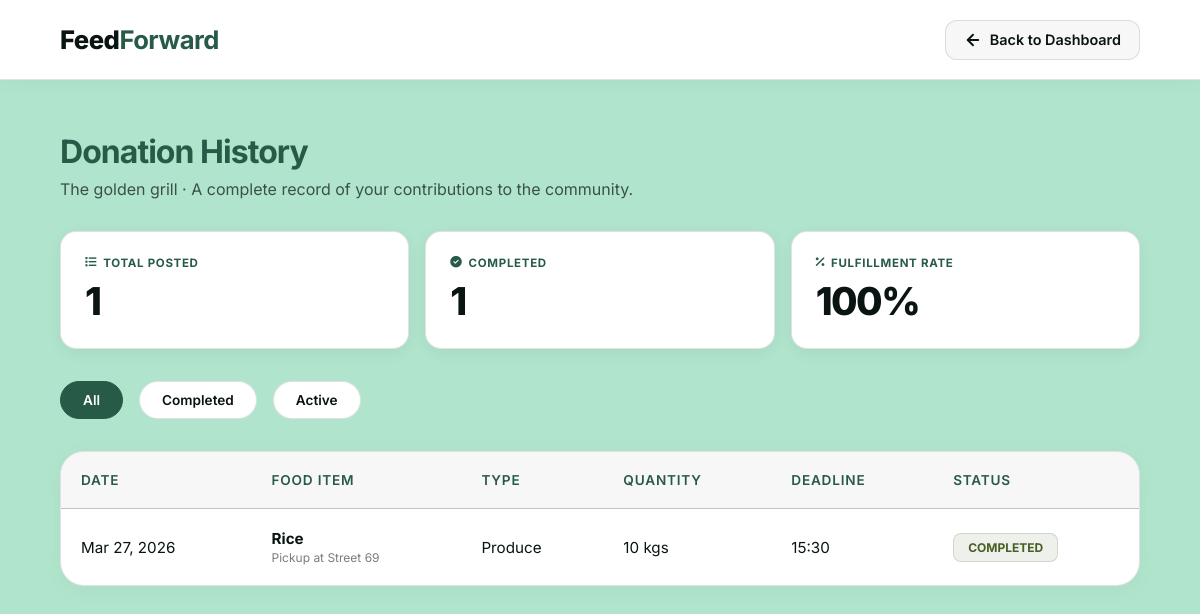
The page /restaurant/history (signed in) on the database its author committed.
### models.py (models this page shows, shortened)
class User(UserMixin, db.Model):
    __tablename__ = "users"
    id                = db.Column(db.Integer, primary_key=True)
    email             = db.Column(db.String(120), unique=True, nullable=False)
    password_hash     = db.Column(db.String(256), nullable=False)
    organization_name = db.Column(db.String(150), nullable=False)
    role              = db.Column(db.String(20),  nullable=False)  # 'donor' | 'charity'
    phone             = db.Column(db.String(30),  nullable=True)
    address           = db.Column(db.String(255), nullable=True)
    license_num       = db.Column(db.String(100), nullable=True)
    reg_num           = db.Column(db.String(100), nullable=True)
    created_at        = db.Column(db.DateTime, default=datetime.utcnow)
    donations        = db.relationship("Donation",        backref="donor",   lazy=True,
                                       foreign_keys="Donation.donor_id")
    charity_requests = db.relationship("DonationRequest", backref="charity", lazy=True,
                                       foreign_keys="DonationRequest.charity_id")

class Donation(db.Model):
    __tablename__ = "donations"
    id              = db.Column(db.Integer, primary_key=True)
    donor_id        = db.Column(db.Integer, db.ForeignKey("users.id"), nullable=False)
    food_name       = db.Column(db.String(150), nullable=False, default="Surplus Food")
    food_category   = db.Column(db.String(50),  nullable=False)   # perishable|produce|non-perishable
    quantity        = db.Column(db.Integer,      nullable=False)
    unit            = db.Column(db.String(20),   nullable=False, default="items")
    pickup_deadline = db.Column(db.String(20),   nullable=False)
    notes           = db.Column(db.Text,         nullable=True)
    status          = db.Column(db.String(20),   default="active")  # active|pending|confirmed|completed
    created_at      = db.Column(db.DateTime,     default=datetime.utcnow)
    requests = db.relationship("DonationRequest", backref="donation", lazy=True)
    @property
    def category_label(self):
        return {"perishable": "Perishable", "produce": "Produce",
                "non-perishable": "Non-Perishable"}.get(self.food_category, self.food_category.title())

### app.py (the view)
    @app.route("/restaurant/history")
    @login_required
    def restaurant_history():
        if current_user.role != "donor":
            return redirect(url_for("charity_browse"))
        f        = request.args.get("filter", "all")
        q        = Donation.query.filter_by(donor_id=current_user.id)
        if f == "completed":
            q = q.filter_by(status="completed")
        elif f == "active":
            q = q.filter(Donation.status.in_(["active", "pending", "confirmed"]))
        donations       = q.order_by(Donation.created_at.desc()).all()
        total           = Donation.query.filter_by(donor_id=current_user.id).count()
        completed_count = Donation.query.filter_by(donor_id=current_user.id, status="completed").count()
        return render_template("restaurant_history.html",
            donations=donations, filter_status=f,
            total=total, completed_count=completed_count)

### app.py (called while the page is built)
@login_manager.user_loader
def load_user(uid):
    return User.query.get(int(uid))

### templates/restaurant_history.html (shortened to what this page needs)
{% extends "base.html" %}
{% block extra_css %}
<link rel="stylesheet" href="{{ url_for('static', filename='style.css') }}" />
<link rel="stylesheet" href="{{ url_for('static', filename='dashboard.css') }}" />
<link rel="stylesheet" href="{{ url_for('static', filename='history.css') }}" />
{% endblock %}
{% block body %}
<nav class="top-nav">
  <a href="{{ url_for('index') }}" class="logo">Feed<b>Forward</b></a>
  <div class="nav-user">
    <a href="{{ url_for('restaurant_dashboard') }}" class="back-btn">
      <svg width="18" height="18" viewBox="0 0 24 24" fill="none" stroke="currentColor"
           stroke-width="2.5" stroke-linecap="round" stroke-linejoin="round">
        <line x1="19" y1="12" x2="5" y2="12"></line>
        <polyline points="12 19 5 12 12 5"></polyline>
      </svg>
      Back to Dashboard
    </a>
  </div>
</nav>
<div class="history-page-container">
  <header class="history-page-header">
    <h1>Donation History</h1>
    <p>{{ current_user.organization_name }} · A complete record of your contributions to the community.</p>
  </header>
  <div class="stats-row">
    <div class="stat-tile">
      <div class="label"><i class="fa-solid fa-list"></i> Total Posted</div>
      <div class="value">{{ total }}</div>
    </div>
    <div class="stat-tile">
      <div class="label"><i class="fa-solid fa-circle-check"></i> Completed</div>
      <div class="value">{{ completed_count }}</div>
    </div>
    <div class="stat-tile">
      <div class="label"><i class="fa-solid fa-percent"></i> Fulfillment Rate</div>
      <div class="value">{% if total > 0 %}{{ ((completed_count / total) * 100) | int }}%{% else %}—{% endif %}</div>
    </div>
  </div>
  <div class="filter-bar">
    <a href="{{ url_for('restaurant_history') }}"
       class="filter-btn {% if filter_status=='all' %}active{% endif %}"
       style="text-decoration:none;" id="filter-all">All</a>
    <a href="{{ url_for('restaurant_history', filter='completed') }}"
       class="filter-btn {% if filter_status=='completed' %}active{% endif %}"
       style="text-decoration:none;" id="filter-completed">Completed</a>
    <a href="{{ url_for('restaurant_history', filter='active') }}"
       class="filter-btn {% if filter_status=='active' %}active{% endif %}"
       style="text-decoration:none;" id="filter-active">Active</a>
  </div>
  <div class="history-card">
    {% if donations %}
    <table class="history-table" id="history-table">
      <thead>
        <tr>
          <th>Date</th>
          <th>Food Item</th>
          <th>Type</th>
          <th>Quantity</th>
          <th>Deadline</th>
          <th>Status</th>
        </tr>
      </thead>
      <tbody>
        {% for d in donations %}
        <tr>
          <td>{{ d.created_at.strftime('%b %d, %Y') }}</td>
          <td>
            <strong>{{ d.food_name }}</strong>
            {% if d.notes %}<div style="font-size:0.75rem;color:rgba(9,20,19,0.55);margin-top:2px;">{{ d.notes[:60] }}</div>{% endif %}
          </td>
          <td>{{ d.category_label }}</td>
          <td>{{ d.quantity }} {{ d.unit }}</td>
          <td>{{ d.pickup_deadline }}</td>
          <td>
            <span class="status-pill {% if d.status=='completed' %}completed{% elif d.status in ['active','confirmed'] %}completed{% else %}pending{% endif %}">
              {{ d.status | capitalize }}
            </span>
          </td>
        </tr>
        {% endfor %}
      </tbody>
    </table>
    {% endif %}
  </div>
</div>
{% endblock %}

### templates/base.html (shortened to what this page needs)
<!doctype html>
<html lang="en">
<head>
  <link rel="stylesheet" href="https://cdnjs.cloudflare.com/ajax/libs/font-awesome/6.5.1/css/all.min.css"/>
  {% block extra_css %}{% endblock %}
</head>
<body>
{% block body %}{% endblock %}
</body>
</html>

### static/style.css (style rules this page uses)
:root { --theme-dark: #091413; --theme-primary: #285a48; --theme-bg: #b0e4cc; --theme-surface: #ffffff; --theme-border: rgba(9, 20, 19, 0.08); }
* { margin: 0; padding: 0; box-sizing: border-box; }
body { background-color: var(--theme-bg); color: var(--theme-dark); font-family: "Inter", sans-serif; overflow-x: hidden; -webkit-font-smoothing: antialiased; }
h1, h2, h3 { letter-spacing: -0.03em; }
.logo { font-size: 1.6rem; color: var(--theme-dark); letter-spacing: -0.02em; text-decoration: none; font-weight: 800; }
.logo b { color: var(--theme-primary); }

### static/dashboard.css (style rules this page uses)
:root { --theme-dark: #091413; --theme-primary: #285a48; --theme-bg: #b0e4cc; --theme-surface: #f7f7f7; --theme-border: rgba(9, 20, 19, 0.08); }
* { margin: 0; padding: 0; box-sizing: border-box; }
body { background-color: var(--theme-bg); color: var(--theme-dark); font-family: "Inter", sans-serif; overflow-x: hidden; -webkit-font-smoothing: antialiased; }
.top-nav { display: flex; justify-content: space-between; align-items: center; padding: 0 4%; height: 80px; background: rgba(255, 255, 255, 0.75); backdrop-filter: blur(12px); -webkit-backdrop-filter: blur(12px); border-bottom: 1px solid var(--theme-border); position: fixed; top: 0; width: 100%; z-index: 1000; box-shadow: 0 4px 20px rgba(9, 20, 19, 0.03); }
.logo { font-size: 1.6rem; color: var(--theme-dark); letter-spacing: -0.02em; text-decoration: none; font-weight: 800; }
.logo b { color: var(--theme-primary); }
.nav-user { display: flex; align-items: center; gap: 24px; }

### static/history.css (style rules this page uses)
.top-nav { display: flex; justify-content: space-between; align-items: center; padding: 1rem 5%; background: white; border-bottom: 1px solid var(--accent-sand); position: fixed; top: 0; width: 100%; z-index: 1000; box-sizing: border-box; }
.back-btn { display: flex; align-items: center; gap: 8px; padding: 10px 18px; background-color: var(--bg-alabaster); border: 1px solid var(--accent-sand); border-radius: 12px; color: var(--text-dark); text-decoration: none; font-weight: 600; font-size: 0.9rem; transition: all 0.25s cubic-bezier(0.4, 0, 0.2, 1); }
.back-btn svg { transition: stroke 0.2s ease; }
.history-page-container { margin-top: 100px; padding: 2rem 5%; max-width: 1200px; margin-left: auto; margin-right: auto; }
.history-page-header { margin-bottom: 2rem; }
.history-page-header h1 { color: var(--primary-earth); font-size: 2rem; margin-bottom: 0.5rem; }
.history-page-header p { opacity: 0.7; color: var(--text-dark); }
.filter-bar { display: flex; gap: 1rem; margin-bottom: 2rem; }
.filter-btn { padding: 10px 22px; border-radius: 20px; border: 1px solid var(--accent-sand); background: white; font-weight: 600; color: var(--text-dark); font-size: 0.85rem; cursor: pointer; transition: all 0.2s ease; }
.filter-btn.active { background: var(--primary-earth); color: white; border-color: var(--primary-earth); }
.history-card { background: white; border-radius: 24px; border: 1px solid var(--accent-sand); overflow: hidden; box-shadow: 0 4px 20px rgba(138, 118, 80, 0.05); }
.history-table { width: 100%; border-collapse: collapse; text-align: left; }
.history-table th { background: var(--bg-alabaster); padding: 20px; font-weight: 600; font-size: 0.85rem; color: var(--primary-earth); border-bottom: 1px solid var(--accent-sand); text-transform: uppercase; letter-spacing: 0.05rem; }
.history-table td { padding: 20px; border-bottom: 1px solid var(--bg-alabaster); font-size: 0.95rem; vertical-align: middle; color: var(--text-dark); }
.history-table tr:last-child td { border-bottom: none; }
.status-pill { padding: 6px 14px; border-radius: 8px; font-size: 0.75rem; font-weight: 700; text-transform: uppercase; display: inline-block; }
.status-pill.completed { background: rgba(142, 151, 125, 0.15); color: #4a5d23; border: 1px solid rgba(142, 151, 125, 0.3); }

### templates/restaurant_history.html (style rules this page uses)
:root { --primary-earth: #285a48; --secondary-sage: #285a48; --bg-alabaster: #f7f7f7; --accent-sand: rgba(9,20,19,0.12); --text-dark: #091413; --white: #ffffff; }
.stats-row { display: grid; grid-template-columns: repeat(3,1fr); gap:16px; margin-bottom:2rem; }
.stat-tile { background:#fff; border-radius:16px; padding:1.5rem; border:1px solid var(--accent-sand); box-shadow: 0 4px 16px rgba(9,20,19,0.05); }
.stat-tile .label { font-size:0.72rem; font-weight:700; text-transform:uppercase; letter-spacing:0.06em; color:var(--primary-earth); margin-bottom:8px; display:flex; align-items:center; gap:6px; }
.stat-tile .value { font-size:2.4rem; font-weight:800; letter-spacing:-0.04em; color:var(--text-dark); }

### rows shown on the page
User: organization_name "The golden grill"
Donation: created_at "Mar 27, 2026", food_name "Rice", notes "Pickup at Street 69", category_label "Produce", quantity "10", unit "kgs", pickup_deadline "15:30", status "COMPLETED"

### other values the page prints
{{ total }} "1"
{{ completed_count }} "1"
{{ ((completed_count / total) * 100) | int }} "100"
